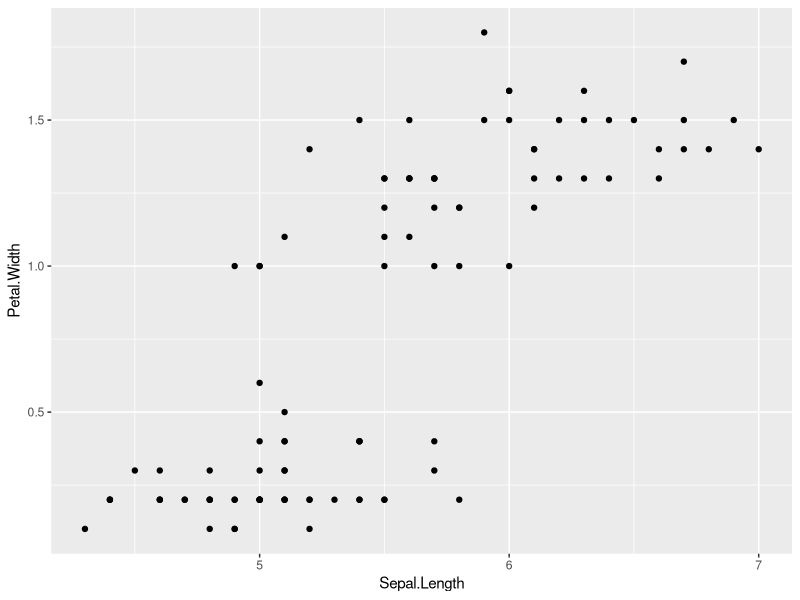
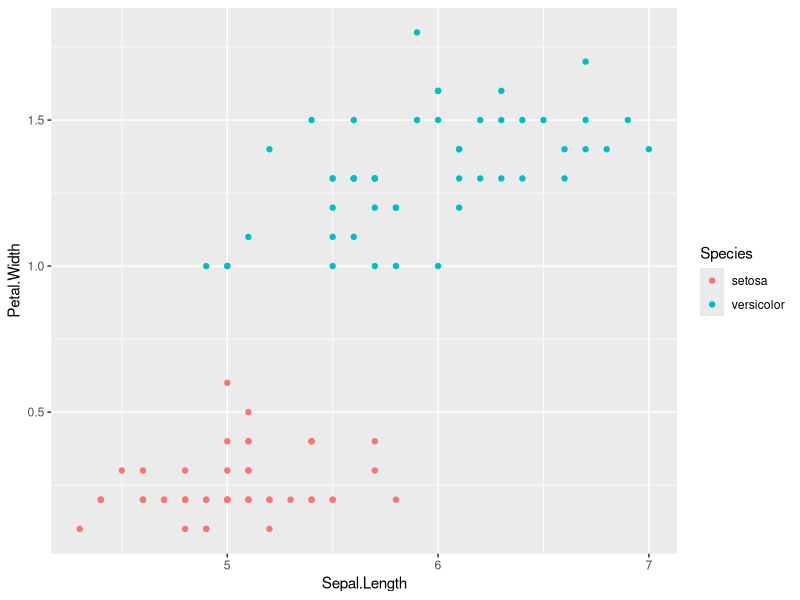
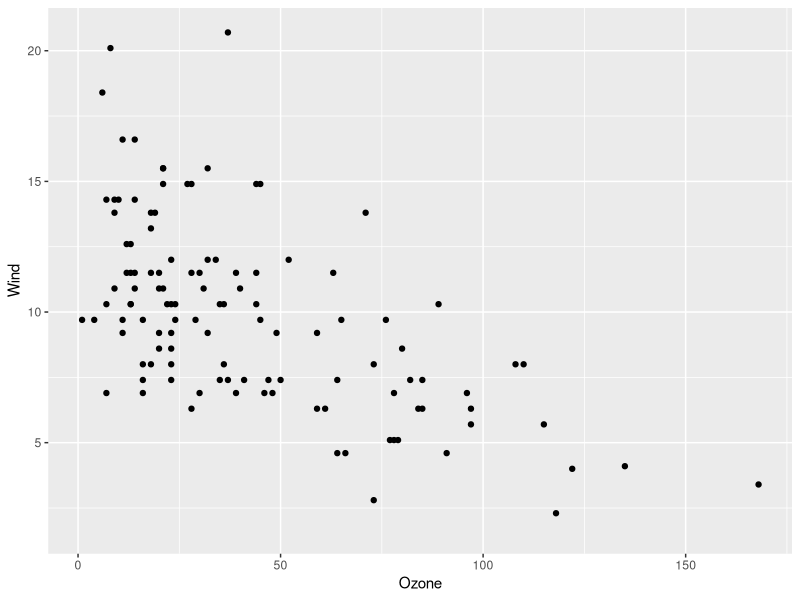
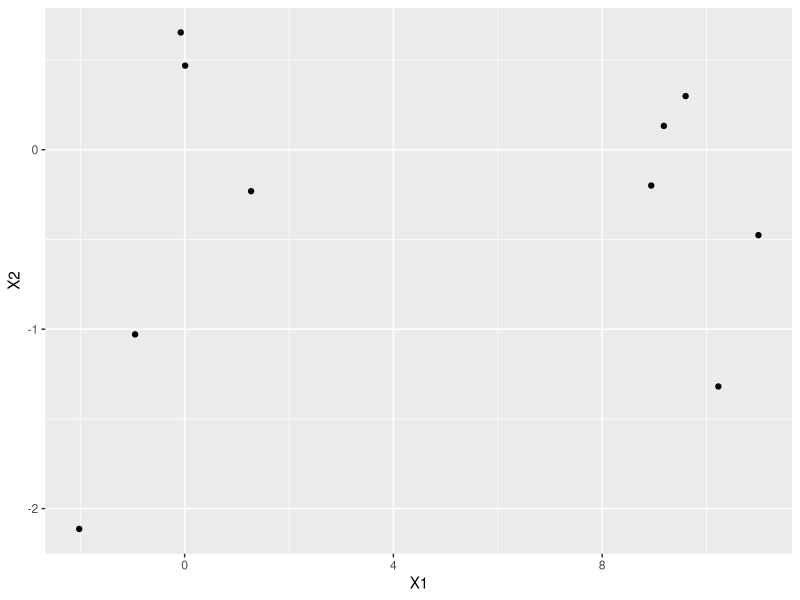
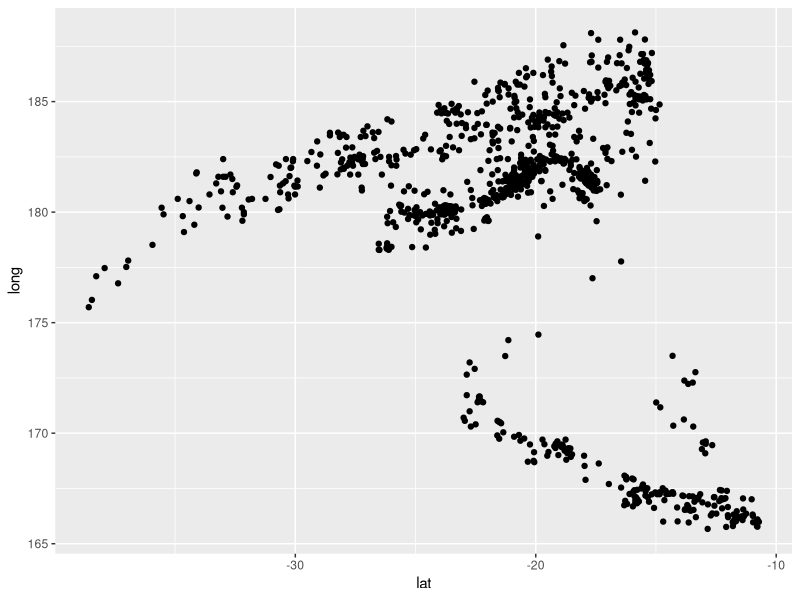

Write the R code that produced these figures, in order. (Note: this script raises an error after producing the figures.)
## ---- chunk 1
options(digits=2)
library(ggplot2)
library(tidyverse)
cbPalette <- c("#999999", "#E69F00", "#56B4E9", "#009E73", "#F0E442", "#0072B2", "#D55E00", 
  	"#CC79A7", '#000000' ,'#CCCC99')
cbbPalette <- c("#000000", "#E69F00", "#56B4E9", "#009E73", "#F0E442", "#0072B2", "#D55E00", "#CC79A7")
col.fill <-  scale_fill_manual(values=cbPalette)
col.ptos <-   scale_colour_manual(values=cbPalette)
## ---- chunk 2
ggplot(filter(iris, Species %in% c('setosa','versicolor')), aes(x=Sepal.Length, y=Petal.Width)) + geom_point()
## ---- chunk 3
ggplot(filter(iris, Species %in% c('setosa','versicolor')), aes(x=Sepal.Length, y=Petal.Width, colour=Species)) + geom_point()
## ---- chunk 4
ggplot(airquality, aes(x=Ozone, y=Wind)) + geom_point()
## ---- chunk 5
mat_1 <- rbind(matrix(rnorm(10*50), ncol=50))
mat_1[1:10,1] <- mat_1[1:10,1] + 10
dist(mat_1, method = 'euclidean')
## ---- chunk 6
mat_1 <- rbind(matrix(rnorm(10*2), ncol=2))
mat_1[1:5,1] <- mat_1[1:5,1] + 10
dist(mat_1, method = 'euclidean')
ggplot(data.frame(mat_1), aes(x=X1, y=X2)) + geom_point()
## ---- chunk 7
quakes_1 <- quakes[, c('lat','long')]
quakes_1$id <- 1:nrow(quakes_1)
ggplot(quakes_1, aes(x=lat, y=long)) + geom_point()
## ---- chunk 8
set.seed(251122)
K <- 5
centros <- sample_n(quakes_1, K) %>% mutate(k = 1:K) %>% select(-id)
centros
#centros_2 <- centros_1 %>% gather(var, value_c, lat:long) %>% select(-id)
#quakes_2 <- quakes_1 %>% gather(var, value, lat:long)
ggplot(quakes_1, aes(x=lat, y=long)) + geom_point() +
  geom_point(data = centros_1, aes(x=lat, y=long), size=7, colour='red')
## ---- chunk 9
agrupar <- function(datos, centros){
  datos_larga <- datos %>% gather(variable, valor, -id)
  centros_larga <- centros %>% gather(variable, valor_m, -k)
  dat <- full_join(datos_larga, centros_larga) %>%
          mutate(dif_cuad = (valor-valor_m)^2) %>%
          group_by(id, k) %>%
          summarise(dist_cuad = sum(dif_cuad)) %>%
          group_by(id) %>%
          arrange(id, k) %>%
          summarise(k = which.min(dist_cuad))
  dat <- dat %>% left_join(datos)
  dat
}
agrup <- agrupar(quakes_1, centros_1)
ggplot(agrup, aes(x=lat, y=long, colour=factor(k))) + geom_point()
## ---- chunk 10
recalcular_centros <- function(datos_agrup){
  datos_agrup %>% gather(variable, valor, -id, -k) %>%
    group_by(k, variable) %>%
    summarise(valor = mean(valor)) %>%
    spread(variable, valor)
}
centros <- recalcular_centros(agrup)
ggplot(quakes.1, aes(x=lat, y=long)) + geom_point() +
  geom_point(data = centros, aes(x=lat, y=long), size=7, colour='red')
## ---- chunk 11
agrup.1 <- left_join(quakes.2, centros.2)
agrup <- agrup.1 %>% group_by(id, k) %>%
  summarise(dist=sum((value-value.c)^2)) %>% 
  group_by(id) %>%
  mutate(min.dist = min(dist)) %>%
  filter(min.dist == dist) %>%
  left_join(quakes.1)
ggplot(agrup, aes(x=lat, y=long, colour=factor(k))) + geom_point()
## ---- chunk 12
centros.1 <- agrup %>% group_by(k) %>%
  summarise(lat=mean(lat), long=mean(long))
centros.2 <- centros.1 %>% gather(var, value.c, lat:long) 
ggplot(quakes.1, aes(x=lat, y=long)) + geom_point() +
  geom_point(data = centros.1, aes(x=lat, y=long), size=7, colour='red')
## ---- chunk 13
agrup.1 <- left_join(quakes.2, centros.2)
agrup <- agrup.1 %>% group_by(id, k) %>%
  summarise(dist=sum((value-value.c)^2)) %>% 
  group_by(id) %>%
  mutate(min.dist = min(dist)) %>%
  filter(min.dist == dist) %>%
  left_join(quakes.1)
ggplot(agrup, aes(x=lat, y=long, colour=factor(k))) + geom_point()
## ---- chunk 14
set.seed(2800)
k_medias <- kmeans(quakes.1[, c('lat','long')], centers = 5, nstart=30) # escoger varios comienzos aleatorios=
str(k_medias)
grupo <- k_medias$cluster
quakes.1$grupo <- grupo
ggplot(quakes.1, aes(x=lat, y=long, colour=factor(grupo))) + geom_point()
## ---- chunk 15
theta <- runif(200,0,2*pi)
r <- c(runif(100,0,0.3), runif(100,0.8,1))
df <- data.frame(x=r*cos(theta), y=r*sin(theta))
df$grupo <- kmeans(df, centers=2, nstart=20)$cluster
ggplot(df, aes(x=x, y=y, colour=factor(grupo))) + geom_point()
## ---- chunk 16
theta <- runif(200,0,2*pi)
r <- c(runif(100,0,0.3), runif(100,0.8,1))
df <- data.frame(x=r*cos(theta), y=r*sin(theta))
df$grupo <- kmeans(df, centers=5, nstart=20)$cluster
ggplot(df, aes(x=x, y=y, colour=factor(grupo))) + geom_point()
## ---- chunk 17
ggplot(filter(iris, Species %in% c('setosa','versicolor')), aes(x=Sepal.Length, y=Petal.Width)) + geom_point()
## ---- chunk 18
set.seed(90902)
df <- data.frame(x = rnorm(500,0,1), y = rnorm(500,0,1))
df$grupo <- kmeans(df, centers=5, nstart=20)$cluster
ggplot(df, aes(x=x, y=y, colour=factor(grupo))) + geom_point()
## ---- chunk 19
df$grupo <- kmeans(df, centers=5, nstart=20)$cluster
ggplot(df, aes(x=x, y=y, colour=factor(grupo))) + geom_point()
## ---- chunk 20
set.seed(909021)
df <- data.frame(x = rnorm(500,0,1), y = rnorm(500,0,1))
df$grupo <- kmeans(df, centers=5, nstart=20)$cluster
ggplot(df, aes(x=x, y=y, colour=factor(grupo))) + geom_point()
